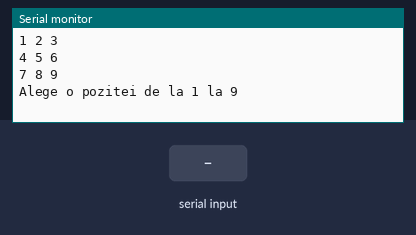
Bench run of a sketch on a simulated Arduino Uno, built with avr-gcc and run on an emulated ATmega328P. On the bench: the last lines printed to the serial monitor. The test bench sets the inputs (shaded band). Random numbers use the default seed unless the sketch sets one.

Above: at 1.2 s.
1.3 s: "90,45\n" received over Serial
At 2.9 s:
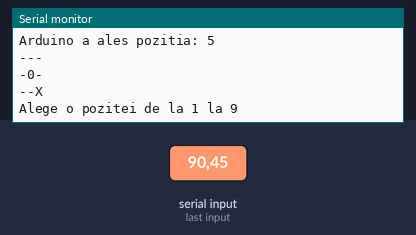
3.8 s: "30,150\n" received over Serial
At 6.3 s:
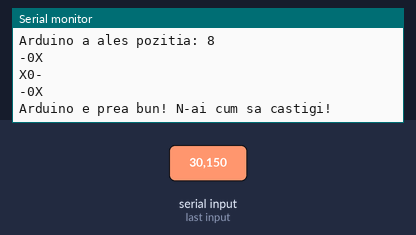
Timing chart, 0 to 7.8 s (numbered marks = the images above; inputs shaded):
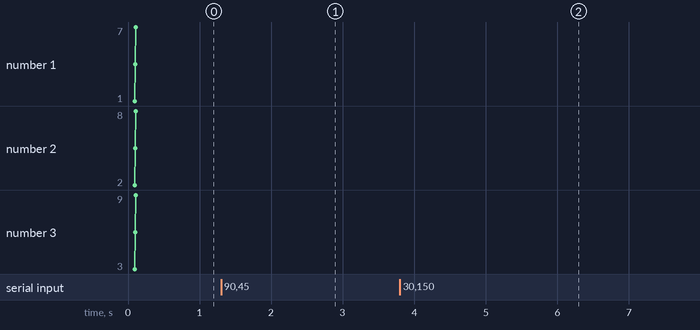

Measured:
- after the input at 1.3 s, the serial monitor: prints a new line after 1.0 s (image 1)
- after the input at 3.8 s, the serial monitor: prints a new line after 1.6 s (image 2)

The sketch:

X_O_Tractor.ino
```cpp
char tabla[] = { '-', '-', '-', '-', '-', '-', '-', '-', '-' };
int intro = 0;
int rem;  //remiza//
int ard;  //arduino//
int smecherie;

void setup() {
  Serial.begin(9600);
}

void loop() {
  if (intro == 0) {
    Serial.println("Salut!");
    Serial.println("Tu vei muta primul-esti cu X");
    Serial.println("Tabla de joc are pozitii numerotate de la 1 la 9");
    Serial.println("1 2 3");
    Serial.println("4 5 6");
    Serial.println("7 8 9");
    Serial.println("");
    intro = 1;
  } else {
    if (intro == 1) {
      Serial.println("Neata!");
      Serial.println("Mai ai chef? Apropo, esti cu X...");
      Serial.println("Cred ca stii: tabla de joc are pozitii numerotate de la 1 la 9");
      Serial.println("1 2 3");
      Serial.println("4 5 6");
      Serial.println("7 8 9");
      Serial.println("");
      intro = 2;
    } else {
      if (intro == 2) {
        Serial.println("Ne revedem...");
        Serial.println("Mai bagi o tura?(iarasi esti cu X)");
        Serial.println("Blablabla de la 1 la 9");
        Serial.println("1 2 3, baba la bordei.");
        Serial.println("4 5 6, treci de spala vase!");
        Serial.println("7 8 9, closca sta pe oua...");
        Serial.println("");
        intro = 3;
      } else {
        if (intro == 3) {
          Serial.println("Acu sper ca nu mai vrei si intro, ca deja ma doare gura!");
          Serial.println("Apropo, nu te-ai plictisit sa incepi tot tu?");
          Serial.println("Hhahahhahahahaha, nu-mi poti raspunde!");
          Serial.println("Oricum, nu ma intereseaja, deci de acum o sa incepem cum ne-o fi norocul...");
          intro = 4;
        }
      }
    }
  }

  int incepe = random(0, 2);
  if (intro != 4)
    incepe = 0;
  if (incepe == 0) {
    do {
      mutareX();
      if (victorie()) break;
      mutare0();
      afisare();
    } while (!victorie());
  } else {
    do {
      mutare0();
      if (victorie()) break;
      mutareX();
      afisare();
    } while (!victorie());
  }
  delay(5000);
  for (int i = 0; i < 5; i++) Serial.println();
  for (int i = 0; i < 9; i++) tabla[i] = '-';
}

boolean victorie() {
  char winner = '-';
  if (tabla[0] == tabla[1] && tabla[1] == tabla[2]) winner = tabla[0];
  if (tabla[3] == tabla[4] && tabla[4] == tabla[5]) winner = tabla[3];
  if (tabla[6] == tabla[7] && tabla[7] == tabla[8]) winner = tabla[6];
  if (tabla[0] == tabla[3] && tabla[3] == tabla[6]) winner = tabla[0];
  if (tabla[1] == tabla[4] && tabla[4] == tabla[7]) winner = tabla[1];
  if (tabla[2] == tabla[5] && tabla[5] == tabla[8]) winner = tabla[2];
  if (tabla[0] == tabla[4] && tabla[4] == tabla[8]) winner = tabla[0];
  if (tabla[2] == tabla[4] && tabla[4] == tabla[6]) winner = tabla[2];

  if (winner == '-') {
    winner = '*';
    for (int i = 0; i < 9; i++)
      if (tabla[i] == '-')
        winner = '-';
  }

  if (winner == '-')
    return false;
  else {
    if (winner == 'X') {
      afisare();
      Serial.println("Ati castigat! Felicitari!");
    }

    if (winner == '0') {
      ard = random(0, 5);
      if (ard == 0) Serial.println("Arduino a castigat! Mai incercati!");
      if (ard == 1) Serial.println("Mai baga o fisa!");
      if (ard == 2) Serial.println("C-ai facut Bobita?");
      if (ard == 3) Serial.println("N-ai nici o sansa! Lasa-te de meserie! ");
      if (ard == 4) Serial.println("Arduino e prea bun! N-ai cum sa castigi!");
    }

    if (winner == '*') {
      rem = random(0, 5);
      if (rem == 0) Serial.println("Remiza. Plictisitor!");
      if (rem == 1) Serial.println("Tu nu te-ai plictisit?!");
      if (rem == 2) Serial.println("Parca-s prea putine casute, nu crezi?");
      if (rem == 3) Serial.println("Iar s-a umplut caroul!");
      if (rem == 4) Serial.println("Priveste partea buna:n-ai pierdut!");
    }
    return true;
  }
}
void afisare() {
  for (int i = 0; i < 9; i++) {
    Serial.print(tabla[i]);
    Serial.print("");
    if (i == 2 || i == 5 || i == 8)
      Serial.println();
  }
}


void mutareX() {
  boolean valid = false;
  int m0 = 0;
  while (!valid) {
    Serial.println("Alege o pozitei de la 1 la 9");
    while (m0 < '1' || m0 > '9')
      m0 = Serial.read();
    delay(1000);
    m0 = m0 - 48;
    Serial.print("Ati ales pozitia: ");
    Serial.print(m0, DEC);
    Serial.println();
    if (tabla[m0 - 1] != '-')
      Serial.println("Pozitie eronata!");
    else {
      tabla[m0 - 1] = 'X';
      smecherie = m0 - 1;
      valid = true;
    }
  }
}


void mutare0() {
  int ok = 0;
  while (ok == 0) {

    if (tabla[0] == tabla[1] && tabla[0] == '0' && tabla[2] == '-') {
      tabla[2] = '0';
      Serial.print("Arduino a ales pozitia: ");
      Serial.print(3, DEC);
      Serial.println();
      ok = 1;
    } else

      if (tabla[1] == tabla[2] && tabla[1] == '0' && tabla[0] == '-') {
      tabla[0] = '0';
      Serial.print("Arduino a ales pozitia: ");
      Serial.print(1, DEC);
      Serial.println();
      ok = 1;
    } else

      if (tabla[3] == tabla[4] && tabla[3] == '0' && tabla[5] == '-') {
      tabla[5] = '0';
      Serial.print("Arduino a ales pozitia: ");
      Serial.print(6, DEC);
      Serial.println();
      ok = 1;
    } else

      if (tabla[4] == tabla[5] && tabla[4] == '0' && tabla[3] == '-') {
      tabla[3] = '0';
      Serial.print("Arduino a ales pozitia: ");
      Serial.print(4, DEC);
      Serial.println();
      ok = 1;
    } else

      if (tabla[6] == tabla[7] && tabla[6] == '0' && tabla[8] == '-') {
      tabla[8] = '0';
      Serial.print("Arduino a ales pozitia: ");
      Serial.print(9, DEC);
      Serial.println();
      ok = 1;
    } else

      if (tabla[7] == tabla[8] && tabla[7] == '0' && tabla[6] == '-') {
      tabla[6] = '0';
      Serial.print("Arduino a ales pozitia: ");
      Serial.print(7, DEC);
      Serial.println();
      ok = 1;
    } else

      if (tabla[0] == tabla[3] && tabla[0] == '0' && tabla[6] == '-') {
      tabla[6] = '0';
      Serial.print("Arduino a ales pozitia: ");
      Serial.print(7, DEC);
      Serial.println();
      ok = 1;
    } else

      if (tabla[3] == tabla[6] && tabla[3] == '0' && tabla[0] == '-') {
      tabla[0] = '0';
      Serial.print("Arduino a ales pozitia: ");
      Serial.print(1, DEC);
      Serial.println();
      ok = 1;
    } else

      if (tabla[1] == tabla[4] && tabla[1] == '0' && tabla[7] == '-') {
      tabla[7] = '0';
      Serial.print("Arduino a ales pozitia: ");
      Serial.print(8, DEC);
      Serial.println();
      ok = 1;
    } else

      if (tabla[4] == tabla[7] && tabla[4] == '0' && tabla[1] == '-') {
      tabla[1] = '0';
      Serial.print("Arduino a ales pozitia: ");
      Serial.print(2, DEC);
      Serial.println();
      ok = 1;
    } else

      if (tabla[2] == tabla[5] && tabla[2] == '0' && tabla[8] == '-') {
      tabla[8] = '0';
      Serial.print("Arduino a ales pozitia: ");
      Serial.print(9, DEC);
      Serial.println();
      ok = 1;
    } else

      if (tabla[5] == tabla[8] && tabla[5] == '0' && tabla[2] == '-') {
      tabla[2] = '0';
      Serial.print("Arduino a ales pozitia: ");
      Serial.print(3, DEC);
      Serial.println();
      ok = 1;
    } else

      if (tabla[0] == tabla[4] && tabla[0] == '0' && tabla[8] == '-') {
      tabla[8] = '0';
      Serial.print("Arduino a ales pozitia: ");
      Serial.print(9, DEC);
      Serial.println();
      ok = 1;
    } else

      if (tabla[4] == tabla[8] && tabla[4] == '0' && tabla[0] == '-') {
      tabla[0] = '0';
      Serial.print("Arduino a ales pozitia: ");
      Serial.print(1, DEC);
      Serial.println();
      ok = 1;
    } else

      if (tabla[2] == tabla[4] && tabla[2] == '0' && tabla[6] == '-') {
      tabla[6] = '0';
      Serial.print("Arduino a ales pozitia: ");
      Serial.print(7, DEC);
      Serial.println();
      ok = 1;
    } else

      if (tabla[4] == tabla[6] && tabla[4] == '0' && tabla[2] == '-') {
      tabla[2] = '0';
      Serial.print("Arduino a ales pozitia: ");
      Serial.print(3, DEC);
      Serial.println();
      ok = 1;
    } else


      if (tabla[0] == tabla[2] && tabla[0] == '0' && tabla[1] == '-') {
      tabla[1] = '0';
      Serial.print("Arduino a ales pozitia: ");
      Serial.print(2, DEC);
      Serial.println();
      ok = 1;
    } else


      if (tabla[3] == tabla[5] && tabla[0] == '0' && tabla[4] == '-') {
      tabla[4] = '0';
      Serial.print("Arduino a ales pozitia: ");
      Serial.print(5, DEC);
      Serial.println();
      ok = 1;
    } else

      if (tabla[6] == tabla[8] && tabla[6] == '0' && tabla[7] == '-') {
      tabla[7] = '0';
      Serial.print("Arduino a ales pozitia: ");
      Serial.print(8, DEC);
      Serial.println();
      ok = 1;
    } else


      if (tabla[0] == tabla[6] && tabla[0] == '0' && tabla[3] == '-') {
      tabla[3] = '0';
      Serial.print("Arduino a ales pozitia: ");
      Serial.print(4, DEC);
      Serial.println();
      ok = 1;
    } else

      if (tabla[1] == tabla[7] && tabla[1] == '0' && tabla[4] == '-') {
      tabla[4] = '0';
      Serial.print("Arduino a ales pozitia: ");
      Serial.print(5, DEC);
      Serial.println();
      ok = 1;
    } else

      if (tabla[2] == tabla[8] && tabla[2] == '0' && tabla[5] == '-') {
      tabla[5] = '0';
      Serial.print("Arduino a ales pozitia: ");
      Serial.print(6, DEC);
      Serial.println();
      ok = 1;
    } else

      if (tabla[0] == tabla[8] && tabla[0] == '0' && tabla[4] == '-') {
      tabla[4] = '0';
      Serial.print("Arduino a ales pozitia: ");
      Serial.print(5, DEC);
      Serial.println();
      ok = 1;
    } else

      if (tabla[2] == tabla[6] && tabla[2] == '0' && tabla[4] == '-') {
      tabla[4] = '0';
      Serial.print("Arduino a ales pozitia: ");
      Serial.print(5, DEC);
      Serial.println();
      ok = 1;
    } else


      if (tabla[0] == tabla[1] && tabla[0] == 'X' && tabla[2] == '-') {
      tabla[2] = '0';
      Serial.print("Arduino a ales pozitia: ");
      Serial.print(3, DEC);
      Serial.println();
      ok = 1;
    } else

      if (tabla[1] == tabla[2] && tabla[1] == 'X' && tabla[0] == '-') {
      tabla[0] = '0';
      Serial.print("Arduino a ales pozitia: ");
      Serial.print(1, DEC);
      Serial.println();
      ok = 1;
    } else


      if (tabla[3] == tabla[4] && tabla[3] == 'X' && tabla[5] == '-') {
      tabla[5] = '0';
      Serial.print("Arduino a ales pozitia: ");
      Serial.print(6, DEC);
      Serial.println();
      ok = 1;
    } else

      if (tabla[4] == tabla[5] && tabla[4] == 'X' && tabla[3] == '-') {
      tabla[3] = '0';
      Serial.print("Arduino a ales pozitia: ");
      Serial.print(4, DEC);
      Serial.println();
      ok = 1;
    } else

      if (tabla[6] == tabla[7] && tabla[6] == 'X' && tabla[8] == '-') {
      tabla[8] = '0';
      Serial.print("Arduino a ales pozitia: ");
      Serial.print(9, DEC);
      Serial.println();
      ok = 1;
    } else

      if (tabla[7] == tabla[8] && tabla[7] == 'X' && tabla[6] == '-') {
      tabla[6] = '0';
      Serial.print("Arduino a ales pozitia: ");
      Serial.print(7, DEC);
      Serial.println();
      ok = 1;
    } else

      if (tabla[0] == tabla[3] && tabla[0] == 'X' && tabla[6] == '-') {
      tabla[6] = '0';
      Serial.print("Arduino a ales pozitia: ");
      Serial.print(7, DEC);
      Serial.println();
      ok = 1;
    } else

      if (tabla[3] == tabla[6] && tabla[3] == 'X' && tabla[0] == '-') {
      tabla[0] = '0';
      Serial.print("Arduino a ales pozitia: ");
      Serial.print(1, DEC);
      Serial.println();
      ok = 1;
    } else

      if (tabla[1] == tabla[4] && tabla[1] == 'X' && tabla[7] == '-') {
      tabla[7] = '0';
      Serial.print("Arduino a ales pozitia: ");
      Serial.print(8, DEC);
      Serial.println();
      ok = 1;
    } else

      if (tabla[4] == tabla[7] && tabla[4] == 'X' && tabla[1] == '-') {
      tabla[1] = '0';
      Serial.print("Arduino a ales pozitia: ");
      Serial.print(2, DEC);
      Serial.println();
      ok = 1;
    } else

      if (tabla[2] == tabla[5] && tabla[2] == 'X' && tabla[8] == '-') {
      tabla[8] = '0';
      Serial.print("Arduino a ales pozitia: ");
      Serial.print(9, DEC);
      Serial.println();
      ok = 1;
    } else

      if (tabla[5] == tabla[8] && tabla[5] == 'X' && tabla[2] == '-') {
      tabla[2] = '0';
      Serial.print("Arduino a ales pozitia: ");
      Serial.print(3, DEC);
      Serial.println();
      ok = 1;
    } else

      if (tabla[0] == tabla[4] && tabla[0] == 'X' && tabla[8] == '-') {
      tabla[8] = '0';
      Serial.print("Arduino a ales pozitia: ");
      Serial.print(9, DEC);
      Serial.println();
      ok = 1;
    } else

      if (tabla[4] == tabla[8] && tabla[4] == 'X' && tabla[0] == '-') {
      tabla[0] = '0';
      Serial.print("Arduino a ales pozitia: ");
      Serial.print(1, DEC);
      Serial.println();
      ok = 1;
    } else

      if (tabla[2] == tabla[4] && tabla[2] == 'X' && tabla[6] == '-') {
      tabla[6] = '0';
      Serial.print("Arduino a ales pozitia: ");
      Serial.print(7, DEC);
      Serial.println();
      ok = 1;
    } else

      if (tabla[4] == tabla[6] && tabla[4] == 'X' && tabla[2] == '-') {
      tabla[2] = '0';
      Serial.print("Arduino a ales pozitia: ");
      Serial.print(3, DEC);
      Serial.println();
      ok = 1;
    } else

      if (tabla[0] == tabla[2] && tabla[0] == 'X' && tabla[1] == '-') {
      tabla[1] = '0';
      Serial.print("Arduino a ales pozitia: ");
      Serial.print(2, DEC);
      Serial.println();
      ok = 1;
    } else


      if (tabla[3] == tabla[5] && tabla[0] == 'X' && tabla[4] == '-') {
      tabla[4] = '0';
      Serial.print("Arduino a ales pozitia: ");
      Serial.print(5, DEC);
      Serial.println();
      ok = 1;
    } else

      if (tabla[6] == tabla[8] && tabla[6] == 'X' && tabla[7] == '-') {
      tabla[7] = '0';
      Serial.print("Arduino a ales pozitia: ");
      Serial.print(8, DEC);
      Serial.println();
      ok = 1;
    } else


      if (tabla[0] == tabla[6] && tabla[0] == 'X' && tabla[3] == '-') {
      tabla[3] = '0';
      Serial.print("Arduino a ales pozitia: ");
      Serial.print(4, DEC);
      Serial.println();
      ok = 1;
    } else

      if (tabla[1] == tabla[7] && tabla[1] == 'X' && tabla[4] == '-') {
      tabla[4] = '0';
      Serial.print("Arduino a ales pozitia: ");
      Serial.print(5, DEC);
      Serial.println();
      ok = 1;
    } else

      if (tabla[2] == tabla[8] && tabla[2] == 'X' && tabla[5] == '-') {
      tabla[5] = '0';
      Serial.print("Arduino a ales pozitia: ");
      Serial.print(6, DEC);
      Serial.println();
      ok = 1;
    } else

      if (tabla[0] == tabla[8] && tabla[0] == 'X' && tabla[4] == '-') {
      tabla[4] = '0';
      Serial.print("Arduino a ales pozitia: ");
      Serial.print(5, DEC);
      Serial.println();
      ok = 1;
    } else

      if (tabla[2] == tabla[6] && tabla[2] == 'X' && tabla[4] == '-') {
      tabla[4] = '0';
      Serial.print("Arduino a ales pozitia: ");
      Serial.print(5, DEC);
      Serial.println();
      ok = 1;
    }


    else if (tabla[4] == 'X' && tabla[0] == '-') {
      tabla[0] = '0';
      Serial.print("Arduino a ales pozitia: ");
      Serial.print(1, DEC);
      Serial.println();
      ok = 1;
    } else if (tabla[0] == 'X' && tabla[4] == '-' || tabla[2] == 'X' && tabla[4] == '-' || tabla[8] == 'X' && tabla[4] == '-' || tabla[6] == 'X' && tabla[4] == '-' || tabla[1] == 'X' && tabla[4] == '-' || tabla[3] == 'X' && tabla[4] == '-' || tabla[5] == 'X' && tabla[4] == '-' || tabla[7] == 'X' && tabla[4] == '-') {
      tabla[4] = '0';
      Serial.print("Arduino a ales pozitia: ");
      Serial.print(5, DEC);
      Serial.println();
      ok = 1;
    } else if (tabla[1] == 'X' && smecherie - 6 >= 0 && tabla[smecherie - 6] == '-') {
      tabla[smecherie - 6] = '0';
      Serial.print("Arduino a ales pozitia: ");
      Serial.print(smecherie - 5);
      Serial.println();
      ok = 1;
    } else if (tabla[3] == 'X' && smecherie - 2 >= 0 && tabla[smecherie - 2] == '-') {
      tabla[smecherie - 2] = '0';
      Serial.print("Arduino a ales pozitia: ");
      Serial.print(smecherie - 1);
      Serial.println();
      ok = 1;
    } else if (tabla[5] == 'X' && tabla[smecherie + 2] == '-') {
      tabla[smecherie + 2] = '0';
      Serial.print("Arduino a ales pozitia: ");
      Serial.print(smecherie + 3);
      Serial.println();
      ok = 1;
    } else if (tabla[7] == 'X' && tabla[smecherie + 6] == '-') {
      tabla[smecherie + 6] = '0';
      Serial.print("Arduino a ales pozitia: ");
      Serial.print(smecherie + 7);
      Serial.println();
      ok = 1;
    }


    else {
      int i = -1;
      while (i == -1) {
        i = random(0, 9);
        if (tabla[i] == '-') {
          tabla[i] = '0';
          Serial.print("Arduino a ales pozitia: ");
          Serial.print(i + 1, DEC);
          Serial.println();
          ok = 1;
          break;

        } else i = -1;
      }
    }
  }
}
```
